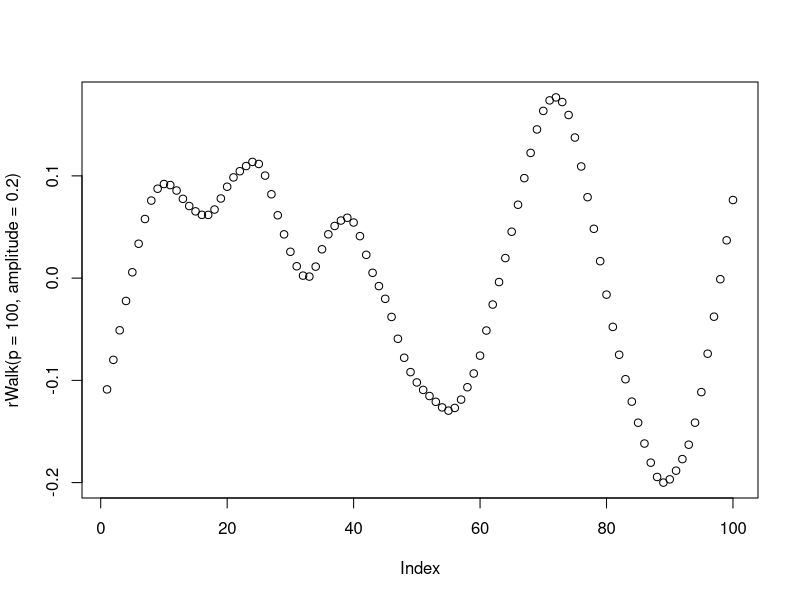
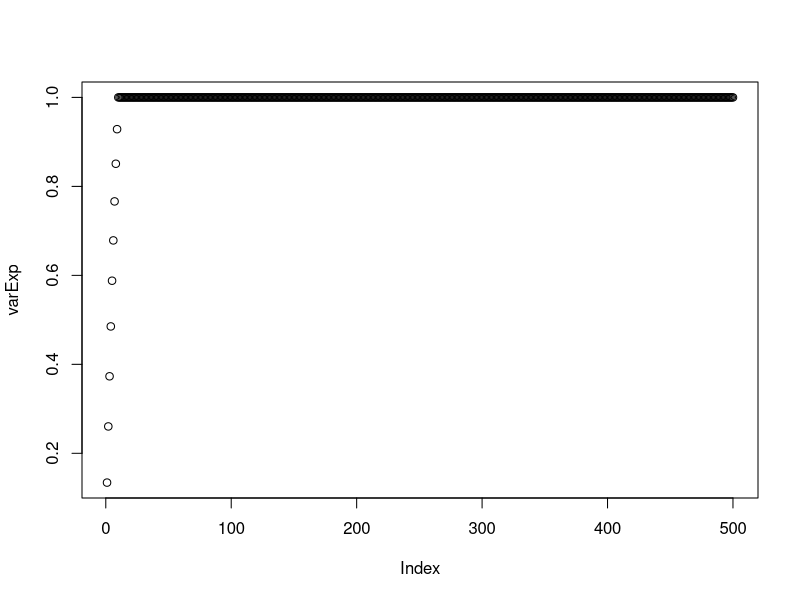
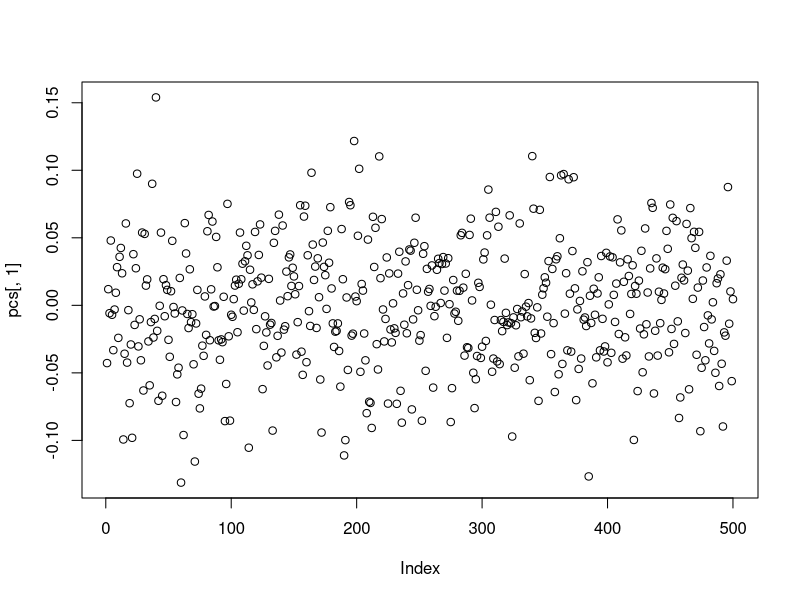
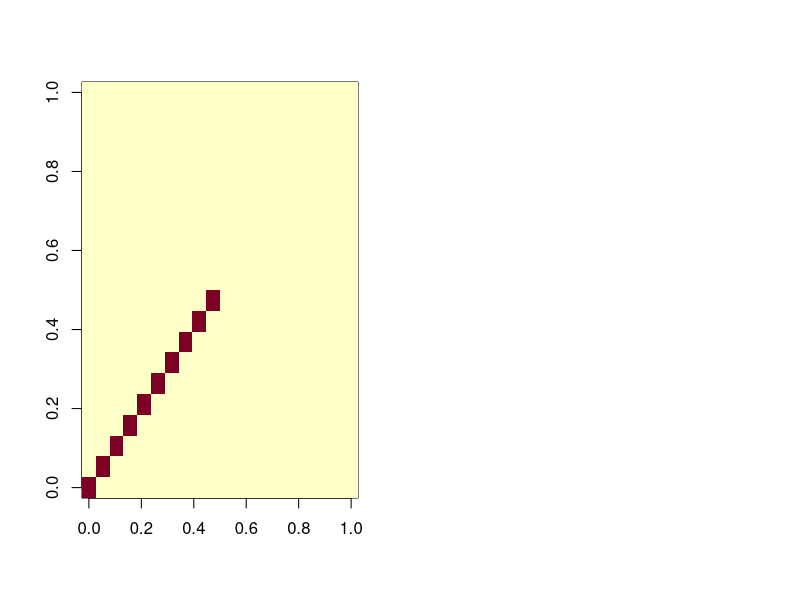
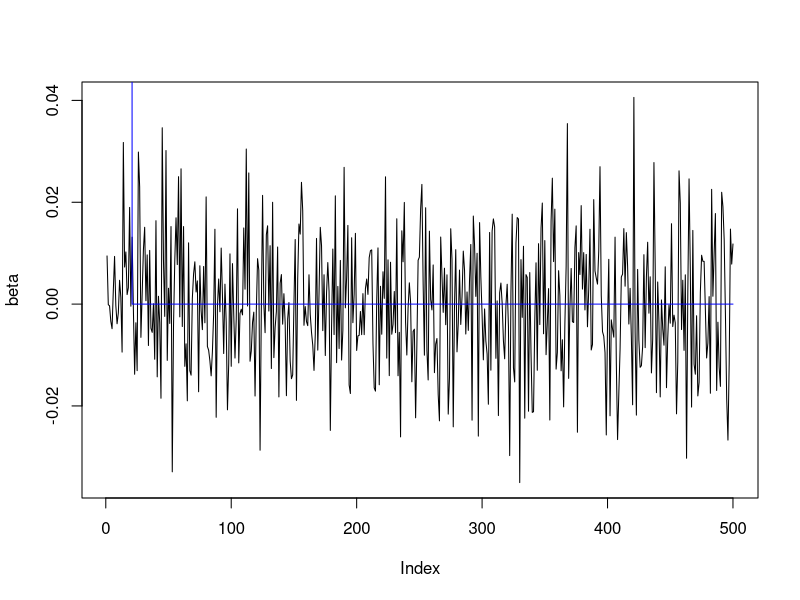
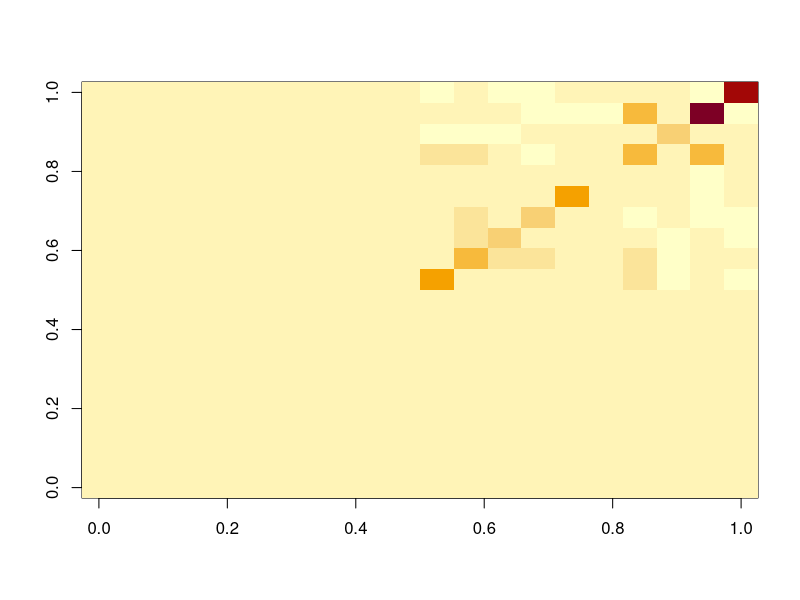
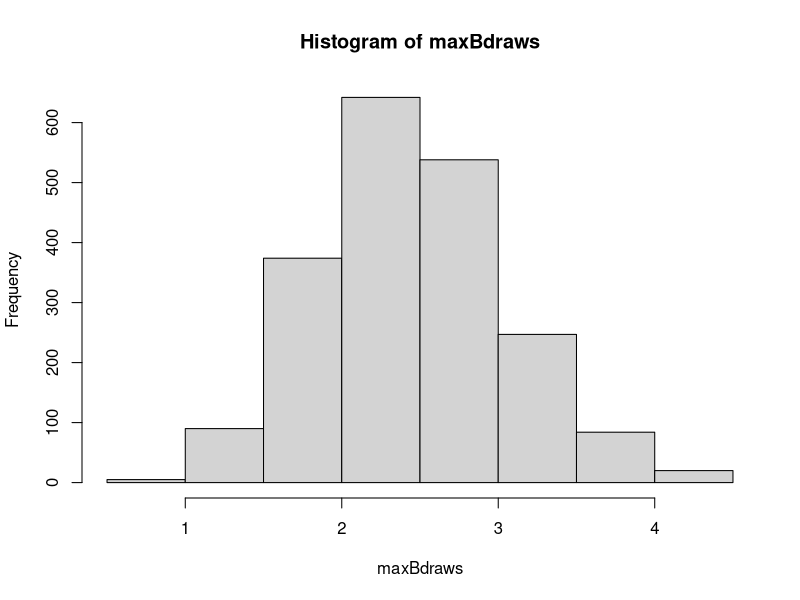
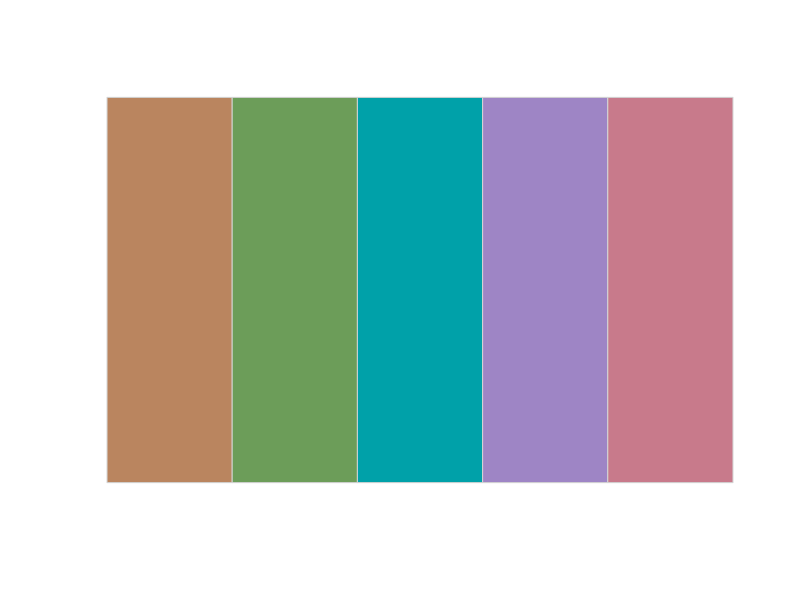

Here is the R script that generated these plots, in order: (Note: this script raises an error after producing the figures.)
#COVERAGE MEANS: What % of the time is the true beta fully contained in our joint ci

########################################################
##############        LIBRARIES            #############
########################################################

library(MASS)


########################################################
##############          FUNCTIONS          #############
########################################################


# Load Aaron's little functions for plotting with colorspace
library(colorspace)

disp<-function(){ #make new window, cross mac v pc
  if(.Platform$OS.type=="windows") windows()
  else quartz()
}

pal <- function(col, border = "light gray", ...)
#Copy pasted from HCL-Based Color Palettes in R
#http://cran.r-project.org/web/packages/colorspace/vignettes/hcl-colors.pdf
 {
 n <- length(col)
 plot(0, 0, type="n", xlim = c(0, 1), ylim = c(0, 1),
 axes = FALSE, xlab = "", ylab = "", ...)
 rect(0:(n-1)/n, 0, 1:n/n, 1, col = col, border = border)
 }
#rainbow_hcl(10)
#pal(rainbow_hcl(50,c=100,l=80))
#pal(sequential_hcl(50))

c.r.hcl<-function(x,n=1000, ...){ #cut rainbow_hcl
  xCut<-cut(x,breaks=n)
	colors<-rainbow_hcl(n=n, ...)
	out<-colors[xCut]
	return(out)
}
c.s.hcl<-function(x,n=1000,only.up.to=n, ...){ #cut sequantial_hcl
	xCut<-1 #these two lines guard against errors caused when this function is piped into c.d.hcl
	if(only.up.to>1) xCut <-cut(x,breaks=only.up.to)
	colors<-sequential_hcl(n=n, ...)[n:(n-only.up.to)]#reverse the order
	#if you don't want the full sequence, this will chop it short!
	out<-colors[xCut]
	return(out)
}

c.d.hcl<-function(x,n=1000, h=c(0,260),c=80,...){ #cut divergent_hcl
#c is the max chroma, must be zero where they meet in the middle
#hues: 0 is low, 260 is the higher.
	xNegInd <- which(x<0)
	xPosInd <- which(x>=0)
	
	nNeg <- length(xNegInd) #so we only get more faded parts on the side of the spectrum that doesn't have the same magnitude
	nPos <- length(xPosInd)
	biggerN<-max(nPos,nNeg)
	
	out<-rep(0,length(x))	
	if(!length(xNegInd)==0){
		xNegCol<-c.s.hcl(abs(x[xNegInd]),n=biggerN,only.up.to=nNeg,h=h[1],c=c(c,0),...)
		out[xNegInd]<-xNegCol
	}
	if(!length(xPosInd)==0){
		xPosCol<-c.s.hcl(x[xPosInd],n=biggerN,only.up.to=nPos,h=h[2],c=c(c,0),...)
		out[xPosInd]<-xPosCol
	}

	return(out)
}

fastSvdWide<-function(A,talk=FALSE){ 
#I future, this function could be adjusted to do matrix multiplication more efficiently! Needed for super massive !A!
#takes a wide centered Nxp matrix with N<<p, and does an svd for it
#Let A=UDV'; where A=(Nxp); D=(NxN) diagonal; V'=(Nxp); V=(pxN)
	N<-dim(A)[1]
	p<-dim(A)[2]
	if((p < N )& (N>1000)){ print('error - must be a wide matrix'); return()}
	if(talk) print("Let's get ready to party!")
	#get AA'
	if(talk){
		maxIndex<-N
		pb<-txtProgressBar(min = 1, max = maxIndex,char = "=",  style = 3)
	}
	AAt<- A %*% t(A)
	if(talk) print("Got AA^T!!")
	#get svd for AA' = UDV'VDU'=U D^2 U'
	svdAAt<-svd(AAt)
	#A=UDV' => (D^-1)(U^-1)A=V' => (D^-1)(U')A=V'
	#svd for AA'= XYZ'
	#with UD^2 U' = XYZ', so X=D^2, and Z=X=U
	#Technically the U above might be not unique up to sign (it may be equal to Uδ, where δ is an identity matrix with some negative ones that make some columns neg. However, in this case, 
	#(Uδ')D(δU')=UδDδU' b/c δ'=δ
	#=UDU' b/c δ'δ=I
	#=So our method would give us:
	#t(Uδ)DInv A = δV, so we'd end up with a totally valid V, just with some different signed vectors also.
	D<-sqrt(svdAAt$d)  #note, D is a vector here
	if(talk) print('Got svd(AA^T)!!!')
	DInv<-1/D
	U<- svdAAt$u
	DInvUt<- diag(DInv) %*% t(U)
	Vt<- DInvUt %*% A
	V<-t(Vt)
	return(list(v=V,u=U,d=D))
}


#A<-matrix(rnorm(3*4),ncol=4)


getScores<-function(basis,data){
  #inputs: basis is pXk.b; data is nXp
  #outputs: scores are nXk.b
  n<-dim(data)[1]
  q<-dim(basis)[2]
  scores<-matrix(nrow=n,ncol=q) #rows are the score vectors for each person
  print(paste("PROGRESS --  q =",q,'  N =',n))
  pb<-txtProgressBar(min = 1, max = n,  char = "=", style = 3)
  for(i in 1:n){
    scores[i,]<-lm(data[i,]~basis-1)$coef
    setTxtProgressBar(pb,i)
  }
  return(scores)
}

δ<-function(i,length){
  x<-rep(0,length)
  x[i]<-1
  return(x)
}

############################################
############################################
# Functions to simulate X & Y

#given n, p, #smooth x inputs, #smooth y inputs, form of β 


#defining rwalk, a random walk generator.
#to be used to add SMOOTH random noise to the covariate function, beyond our defined principle components
rWalk<-function(p,amplitude=1){
  x<-rep(0,p)
  x[1]<-rnorm(1)
  for(i in 2:p){
    x[i]<-rnorm(1,x[i-1],1)
  }
  outpre1<-lowess(x,f=1/8)$y
  outpre2<-(outpre1-mean(outpre1))
  out<-outpre2*amplitude/max(abs(outpre2))
  return(out)
}
plot(rWalk(p=100,amplitude=.2)) #test

genX<-function(n,p,noise.sd=1,k.x.s=10,k.x.r=0){ #k.x.r is # of rough x signals; k.x.s = #smooth signals
  #get signals
  k.x<-k.x.s+k.x.r
  xSmoothSig<-c()
  xRoughSig<-c()
  if(k.x.s>0) xSmoothSig<-apply(matrix(rep(p,k.x.s),ncol=1),1,rWalk) #p X k.x.s
  if(k.x.r>0) xRoughSig<-matrix(rnorm(k.x.r*p),ncol=k.x.r)
  signals<-cbind(xSmoothSig,xRoughSig)
  for(i in 1:k.x) signals[i,]<-signals[i,]/max(abs(signals[i,])) #somewhat redundant but OK, (smooth sig is already scaled)
  signals<-scale(signals,scale=FALSE,center=TRUE)
  
  #weight signals
  intercepts<-runif(n,-1,1) #some variation in the overall height.
  sigWeights<-matrix(runif(k.x*n,-1,1),nrow=n)
  noise<-matrix(rnorm(100,mean=0,sd=noise.sd),ncol=p,nrow=n)
  X<- sigWeights %*% t(signals) + noise
  return(X)
}


n<-500
p<-500
noise.sd<-0
k.x.s<-0
k.x.r<-10
sd.e<-1

x<-genX(n=n,p=p,noise.sd=noise.sd, k.x.s=k.x.s, k.x.r=k.x.r)
x0<-scale(x,center=TRUE,scale=FALSE)
system.time({
  xsvd<-fastSvdWide(x0,talk=TRUE)
})
varExp<-cumsum(xsvd$d^2)/sum(xsvd$d^2)
plot(varExp)
k<-20
pcs<-xsvd$v[,1:k]
plot(pcs[,1])

betat<-c(rep(1,20),rep(0,p-20)) #<-pcs[,1]
#betat<-pcs[,1]
beta0<-runif(1,0,3)
intVec<-matrix(rep(1,n),nrow=n)
e<-rnorm(n,sd=sd.e)
y<-intVec*beta0+x%*%betat+e


#####################################################
#####################################################
#####################################################
#LOAD X & Y (and true beta)
#Y=B0+∫X(t)B(t)+ε 

#load('/Users/aaronfisher/Documents/JH/ADAMachine/Multiply Hypothesis Correction/Test_Data_For_PCA_MultCorrection.RData')

dim(x)
dim(y)
length(y)

#p<-dim(x)[2]
#N<-dim(x)[1]

#PROBLEM? DO I SUBTRACT MEAN???
#IS THIS THE PROBLEM I HAD BEFORE??? WHEN YOU SHOWED CIPRIAN THAT JUNK?

if(k==1) pcs<-matrix(pcs,ncol=1)
pcsTpcs<-t(pcs) %*% pcs
pcspcsT<-pcs %*% t(pcs)

par(mfrow=c(1,2))
dim(pcsTpcs)
image(pcsTpcs)
diag(pcsTpcs)

#dim(pcspcsT)
#image(pcspcsT)
#diag(pcspcsT)
par(mfrow=c(1,1))

############################################################
#" After regression:
# Y = ∫ X(t)B(t) + e
# Y ≅ X'B + e
# Y ≅ ξψ'ψ ϕ+e
# = ξϕ+e
#hat(B)=ψhat(ϕ)
#Σ_β = ψΣ_ϕψ'
#svd(Σ_ϕ) = D'diag(L)D


############################
#Get Σ_ϕ

#Option 1: test with no corr on hat(ϕ)
#Sigma.phi<-diag(rep(1,k))
#m<-NA

#Option 2: test with some small corr
# set.seed(4)
# junk1<-mvrnorm(k,mu=rep(0,k),Sigma=diag(rep(1,k)))
# Sigma.phi<-cov(junk1)
# image(Sigma.phi)
# m<-NA

#Option 3: get Sigma.phi from an actual regression:
xi<-getScores(data=x,basis=pcs)
m<-lm(y~1+xi)
phi<-m$coef[-1]
beta<- c(pcs %*% phi)
Sigma.phi<-summary(m)$cov.unscaled[-1,-1]

plot(beta,type='l')
lines(betat,col='blue')
image(Sigma.phi)
############################

#Write a function to finish it from here

svd.Sigma.phi<-svd(Sigma.phi)
D<-svd.Sigma.phi$v
L<-svd.Sigma.phi$d
Q<-pcs %*% D %*% diag(sqrt(L))

#if p is small enough that we can compute this, let's try it!
#V<-pcs %*% Sigma.phi %*% t(pcs)
#hist(V-Q%*%t(Q)) #nice!

sds<-rep(NA,p)
for(i in 1:p){
  varB.i<-t(pcs[i,]) %*% Sigma.phi %*% pcs[i,]  
  sds[i]<-sqrt(varB.i)
}

Q.scaled<- diag(1/sds) %*% Q
#corV<-cov2cor(V)
#hist(corV-Q.scaled%*%t(Q.scaled)) #nice!

nreps<-2000
#each col of Z will be a draw from a std normal length k dist
Z<-matrix(rnorm(k*nreps,mean=0,sd=1) ,ncol=nreps)
#make a function to get the scaled Bdraw from each Z, and the max_t [scaled B(t)] from that draw. Then apply it to all the reps
Zi2MaxBeta<-function(Zi){
    Bdraw<-abs(Q.scaled %*% Zi)
    return(max(Bdraw))
}
system.time({
  maxBdraws<-apply(Z,2,Zi2MaxBeta)
})
hist(maxBdraws)

qm<-quantile(maxBdraws,.95)
qnorm(1-.05/(2*p))
qnorm(1-.05/(2*k))
qm #almost equal to bonf @ level k, but MUCH CLOSER IF you omit the absolute value requirement in Zi2MaxBeta

plotlim<-max(sds)*max(c(qm,qnorm(1-.05/(2*p))))

pointwise95band<-sds*qnorm(1-.05/2)
joint95band<-sds*qm
#bonf95band<-sds*qnorm(.975/p) #almost equal to joing95band????
#????????
bonf95band.p<-sds*qnorm(1-.05/(2*p))
#our joint is exactly equal to the bonferroni with correction level k????
bonf95band.k<-sds*qnorm(1-.05/(2*k))

colpal<-c.r.hcl(1:10,l=60)
pal(colpal[1:5*2])
par(bg=rgb(.95,.95,.95))

#CI
#pdf(file='/Users/aaronfisher/Documents/JH/ADAMachine/Multiply Hypothesis Correction/TestBands.pdf',height=7,width=7)
plot(pointwise95band,ylim=c(-plotlim*1.5,plotlim),type='l',lwd=2,xlab='Beta Index',ylab='Band Value')
lines(-pointwise95band,ylim=c(-plotlim,plotlim),type='l',lwd=2)
lines(joint95band,lwd=2,col=colpal[8])
lines(-joint95band,lwd=2,col=colpal[8])
lines(bonf95band.p,lwd=2,col=colpal[10])
lines(-bonf95band.p,lwd=2,col=colpal[10])
lines(bonf95band.k,lwd=2,col=colpal[4],lty=2)
lines(-bonf95band.k,lwd=2,col=colpal[4],lty=2)
#legend('bottomright',c('pointwise','q_m band','bonferonni-p','bonferonni-k'),lwd=2,col=c('black',colpal[c(8,10,4)]),lty=c(1,1,1,2))
#dev.off()
lines(betat)

#coverage
plot(betat,type='l',lwd=2)
lines(beta+pointwise95band,ylim=c(-plotlim*1.5,plotlim),type='l',lwd=1,xlab='Beta Index',ylab='Band Value')
lines(beta-pointwise95band,ylim=c(-plotlim,plotlim),type='l',lwd=1)
lines(beta+joint95band,lwd=1,col=colpal[8])
lines(beta-joint95band,lwd=1,col=colpal[8])
lines(beta+bonf95band.p,lwd=1,col=colpal[10])
lines(beta-bonf95band.p,lwd=1,col=colpal[10])
lines(beta+bonf95band.k,lwd=1,col=colpal[4],lty=2)
lines(beta-bonf95band.k,lwd=1,col=colpal[4],lty=2)

if(!is.na(m)[1]){
  lines(betat)
  lines(trueBeta)
}






#WORKSPACE
i<-22;j<-36
(V[i,j] == t(pcs[i,]) %*% Sigma.phi %*% pcs[j,]  )
(V[i,j] - t((pcs%*%D)[i,]) %*% diag(L) %*% (pcs%*%D)[j,] ) 
#so the formula for V[i,j] is 

########################
#generate β from b splines
#Generate true B(t) & functional model parameters
bsBeta<-t(bs(1:I,df=15,degree=3,intercept=TRUE))/2 # "b spline signals"
betat<-matrix(colSums(bsBeta[c(1:3,12:15),]))
dim(betat)<-c(I,1)
plot(betat)
beta0<-3
sd_e<-1
        
#test genX
X<-genX(n=20,p=40,k.x.s=1,k.x.r=1,noise.sd=.01)
dim(X)
matplot(t(X),type='l')
#######################

getBetaSigma<-function(Sigma.phi,basis,diag.only=TRUE){
  p<-min(c(dim(basis)[1],length(basis)))
  V<-matrix(nrow=p,ncol=p)
  if(diag.only){
    V<-rep(NA,p)
    for(i in 1:p) V[i]<-t(basis[i,]) %*% Sigma.phi %*% basis[i,]
    return(V)
  }
  for(i in 1:p){
    for(j in 1:p){
      V[i,j]<- t(basis[i,]) %*% Sigma.phi %*% basis[j,]  
    }
  }
  return(V)
}


#image(V,col=c.d.hcl(-10:10))
vc<-cov2cor(V)
#image(vc,col=c.d.hcl(-10:10))





